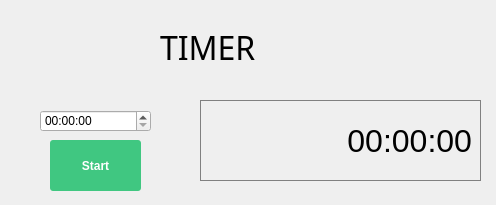
<?xml version="1.0" encoding="UTF-8"?>
<ui version="4.0">
 <class>Otherwindows</class>
 <widget class="QDialog" name="Otherwindows">
  <property name="geometry">
   <rect>
    <x>0</x>
    <y>0</y>
    <width>496</width>
    <height>205</height>
   </rect>
  </property>
  <property name="windowTitle">
   <string>Dialog</string>
  </property>
  <widget class="QLabel" name="timerLabel">
   <property name="geometry">
    <rect>
     <x>200</x>
     <y>100</y>
     <width>281</width>
     <height>81</height>
    </rect>
   </property>
   <property name="font">
    <font>
     <pointsize>24</pointsize>
    </font>
   </property>
   <property name="styleSheet">
    <string notr="true">QLabel{ 
 qproperty-alignment: 'AlignVCenter | AlignRight';
  border: 1px solid gray;
}</string>
   </property>
   <property name="text">
    <string>00:00:00</string>
   </property>
   <property name="alignment">
    <set>Qt::AlignRight|Qt::AlignTrailing|Qt::AlignVCenter</set>
   </property>
  </widget>
  <widget class="QTimeEdit" name="timeEdit">
   <property name="geometry">
    <rect>
     <x>40</x>
     <y>110</y>
     <width>111</width>
     <height>22</height>
    </rect>
   </property>
   <property name="displayFormat">
    <string>HH:mm:ss</string>
   </property>
  </widget>
  <widget class="QPushButton" name="startButton">
   <property name="geometry">
    <rect>
     <x>50</x>
     <y>140</y>
     <width>91</width>
     <height>51</height>
    </rect>
   </property>
   <property name="sizePolicy">
    <sizepolicy hsizetype="Fixed" vsizetype="Fixed">
     <horstretch>0</horstretch>
     <verstretch>0</verstretch>
    </sizepolicy>
   </property>
   <property name="maximumSize">
    <size>
     <width>150</width>
     <height>16777215</height>
    </size>
   </property>
   <property name="styleSheet">
    <string notr="true">QPushButton {
 font-weight: 700;
  color: white;
  text-decoration: none;
  padding: .8em 1em calc(.8em + 3px);
  border-radius: 3px;
  background: rgb(64,199,129);
  box-shadow: 0 -3px rgb(53,167,110) inset;
  transition: 0.2s;}</string>
   </property>
   <property name="text">
    <string>Start</string>
   </property>
   <property name="autoDefault">
    <bool>false</bool>
   </property>
   <property name="default">
    <bool>false</bool>
   </property>
  </widget>
  <widget class="QLabel" name="label_3">
   <property name="geometry">
    <rect>
     <x>160</x>
     <y>-10</y>
     <width>277</width>
     <height>115</height>
    </rect>
   </property>
   <property name="font">
    <font>
     <family>Rockwell</family>
     <pointsize>24</pointsize>
     <weight>50</weight>
     <bold>false</bold>
    </font>
   </property>
   <property name="text">
    <string>TIMER</string>
   </property>
   <property name="margin">
    <number>20</number>
   </property>
  </widget>
 </widget>
 <resources/>
 <connections/>
</ui>
